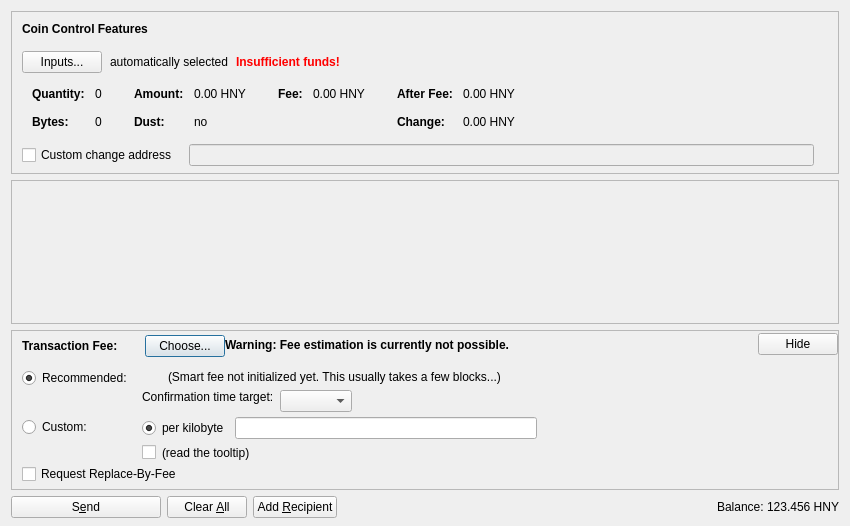
<?xml version="1.0" encoding="UTF-8"?>
<ui version="4.0">
 <class>SendCoinsDialog</class>
 <widget class="QDialog" name="SendCoinsDialog">
  <property name="geometry">
   <rect>
    <x>0</x>
    <y>0</y>
    <width>850</width>
    <height>526</height>
   </rect>
  </property>
  <property name="windowTitle">
   <string>Send Coins</string>
  </property>
  <layout class="QVBoxLayout" name="verticalLayout" stretch="0,1,0,0">
   <property name="bottomMargin">
    <number>8</number>
   </property>
   <item>
    <widget class="QFrame" name="frameCoinControl">
     <property name="sizePolicy">
      <sizepolicy hsizetype="Expanding" vsizetype="Expanding">
       <horstretch>0</horstretch>
       <verstretch>0</verstretch>
      </sizepolicy>
     </property>
     <property name="maximumSize">
      <size>
       <width>16777215</width>
       <height>16777215</height>
      </size>
     </property>
     <property name="frameShape">
      <enum>QFrame::StyledPanel</enum>
     </property>
     <property name="frameShadow">
      <enum>QFrame::Sunken</enum>
     </property>
     <layout class="QVBoxLayout" name="verticalLayoutCoinControl2">
      <property name="spacing">
       <number>0</number>
      </property>
      <property name="leftMargin">
       <number>0</number>
      </property>
      <property name="topMargin">
       <number>0</number>
      </property>
      <property name="rightMargin">
       <number>0</number>
      </property>
      <property name="bottomMargin">
       <number>6</number>
      </property>
      <item>
       <layout class="QVBoxLayout" name="verticalLayoutCoinControl" stretch="0,0,0,0,1">
        <property name="spacing">
         <number>0</number>
        </property>
        <property name="leftMargin">
         <number>10</number>
        </property>
        <property name="topMargin">
         <number>10</number>
        </property>
        <item>
         <layout class="QHBoxLayout" name="horizontalLayoutCoinControl1">
          <property name="bottomMargin">
           <number>15</number>
          </property>
          <item>
           <widget class="QLabel" name="labelCoinControlFeatures">
            <property name="sizePolicy">
             <sizepolicy hsizetype="Preferred" vsizetype="Maximum">
              <horstretch>0</horstretch>
              <verstretch>0</verstretch>
             </sizepolicy>
            </property>
            <property name="font">
             <font>
              <weight>75</weight>
              <bold>true</bold>
             </font>
            </property>
            <property name="styleSheet">
             <string notr="true">font-weight:bold;</string>
            </property>
            <property name="text">
             <string>Coin Control Features</string>
            </property>
           </widget>
          </item>
         </layout>
        </item>
        <item>
         <layout class="QHBoxLayout" name="horizontalLayoutCoinControl2" stretch="0,0,0,0">
          <property name="spacing">
           <number>8</number>
          </property>
          <property name="bottomMargin">
           <number>10</number>
          </property>
          <item>
           <widget class="QPushButton" name="pushButtonCoinControl">
            <property name="styleSheet">
             <string notr="true"/>
            </property>
            <property name="text">
             <string>Inputs...</string>
            </property>
            <property name="autoDefault">
             <bool>false</bool>
            </property>
           </widget>
          </item>
          <item>
           <widget class="QLabel" name="labelCoinControlAutomaticallySelected">
            <property name="text">
             <string>automatically selected</string>
            </property>
            <property name="margin">
             <number>5</number>
            </property>
           </widget>
          </item>
          <item>
           <widget class="QLabel" name="labelCoinControlInsuffFunds">
            <property name="font">
             <font>
              <weight>75</weight>
              <bold>true</bold>
             </font>
            </property>
            <property name="styleSheet">
             <string notr="true">color:red;font-weight:bold;</string>
            </property>
            <property name="text">
             <string>Insufficient funds!</string>
            </property>
            <property name="margin">
             <number>5</number>
            </property>
           </widget>
          </item>
          <item>
           <spacer name="horizontalSpacerCoinControl">
            <property name="orientation">
             <enum>Qt::Horizontal</enum>
            </property>
            <property name="sizeHint" stdset="0">
             <size>
              <width>40</width>
              <height>1</height>
             </size>
            </property>
           </spacer>
          </item>
         </layout>
        </item>
        <item>
         <widget class="QWidget" name="widgetCoinControl" native="true">
          <property name="sizePolicy">
           <sizepolicy hsizetype="Preferred" vsizetype="Preferred">
            <horstretch>0</horstretch>
            <verstretch>0</verstretch>
           </sizepolicy>
          </property>
          <property name="minimumSize">
           <size>
            <width>0</width>
            <height>0</height>
           </size>
          </property>
          <property name="styleSheet">
           <string notr="true"/>
          </property>
          <layout class="QHBoxLayout" name="horizontalLayoutCoinControl5">
           <property name="leftMargin">
            <number>0</number>
           </property>
           <property name="topMargin">
            <number>0</number>
           </property>
           <property name="rightMargin">
            <number>0</number>
           </property>
           <property name="bottomMargin">
            <number>0</number>
           </property>
           <item>
            <layout class="QHBoxLayout" name="horizontalLayoutCoinControl3" stretch="0,0,0,1">
             <property name="spacing">
              <number>20</number>
             </property>
             <property name="topMargin">
              <number>0</number>
             </property>
             <property name="bottomMargin">
              <number>10</number>
             </property>
             <item>
              <layout class="QFormLayout" name="formLayoutCoinControl1">
               <property name="horizontalSpacing">
                <number>10</number>
               </property>
               <property name="verticalSpacing">
                <number>14</number>
               </property>
               <property name="leftMargin">
                <number>10</number>
               </property>
               <property name="topMargin">
                <number>4</number>
               </property>
               <property name="rightMargin">
                <number>6</number>
               </property>
               <item row="0" column="0">
                <widget class="QLabel" name="labelCoinControlQuantityText">
                 <property name="font">
                  <font>
                   <weight>75</weight>
                   <bold>true</bold>
                  </font>
                 </property>
                 <property name="text">
                  <string>Quantity:</string>
                 </property>
                 <property name="margin">
                  <number>0</number>
                 </property>
                </widget>
               </item>
               <item row="0" column="1">
                <widget class="QLabel" name="labelCoinControlQuantity">
                 <property name="cursor">
                  <cursorShape>IBeamCursor</cursorShape>
                 </property>
                 <property name="contextMenuPolicy">
                  <enum>Qt::ActionsContextMenu</enum>
                 </property>
                 <property name="text">
                  <string notr="true">0</string>
                 </property>
                 <property name="margin">
                  <number>0</number>
                 </property>
                 <property name="textInteractionFlags">
                  <set>Qt::LinksAccessibleByMouse|Qt::TextSelectableByKeyboard|Qt::TextSelectableByMouse</set>
                 </property>
                </widget>
               </item>
               <item row="1" column="0">
                <widget class="QLabel" name="labelCoinControlBytesText">
                 <property name="font">
                  <font>
                   <weight>75</weight>
                   <bold>true</bold>
                  </font>
                 </property>
                 <property name="text">
                  <string>Bytes:</string>
                 </property>
                </widget>
               </item>
               <item row="1" column="1">
                <widget class="QLabel" name="labelCoinControlBytes">
                 <property name="cursor">
                  <cursorShape>IBeamCursor</cursorShape>
                 </property>
                 <property name="contextMenuPolicy">
                  <enum>Qt::ActionsContextMenu</enum>
                 </property>
                 <property name="text">
                  <string notr="true">0</string>
                 </property>
                 <property name="textInteractionFlags">
                  <set>Qt::LinksAccessibleByMouse|Qt::TextSelectableByKeyboard|Qt::TextSelectableByMouse</set>
                 </property>
                </widget>
               </item>
              </layout>
             </item>
             <item>
              <layout class="QFormLayout" name="formLayoutCoinControl2">
               <property name="horizontalSpacing">
                <number>10</number>
               </property>
               <property name="verticalSpacing">
                <number>14</number>
               </property>
               <property name="leftMargin">
                <number>6</number>
               </property>
               <property name="topMargin">
                <number>4</number>
               </property>
               <property name="rightMargin">
                <number>6</number>
               </property>
               <item row="0" column="0">
                <widget class="QLabel" name="labelCoinControlAmountText">
                 <property name="font">
                  <font>
                   <weight>75</weight>
                   <bold>true</bold>
                  </font>
                 </property>
                 <property name="text">
                  <string>Amount:</string>
                 </property>
                 <property name="margin">
                  <number>0</number>
                 </property>
                </widget>
               </item>
               <item row="0" column="1">
                <widget class="QLabel" name="labelCoinControlAmount">
                 <property name="cursor">
                  <cursorShape>IBeamCursor</cursorShape>
                 </property>
                 <property name="contextMenuPolicy">
                  <enum>Qt::ActionsContextMenu</enum>
                 </property>
                 <property name="text">
                  <string notr="true">0.00 HNY</string>
                 </property>
                 <property name="textInteractionFlags">
                  <set>Qt::LinksAccessibleByMouse|Qt::TextSelectableByKeyboard|Qt::TextSelectableByMouse</set>
                 </property>
                </widget>
               </item>
               <item row="1" column="0">
                <widget class="QLabel" name="labelCoinControlLowOutputText">
                 <property name="font">
                  <font>
                   <weight>75</weight>
                   <bold>true</bold>
                  </font>
                 </property>
                 <property name="text">
                  <string>Dust:</string>
                 </property>
                </widget>
               </item>
               <item row="1" column="1">
                <widget class="QLabel" name="labelCoinControlLowOutput">
                 <property name="cursor">
                  <cursorShape>IBeamCursor</cursorShape>
                 </property>
                 <property name="contextMenuPolicy">
                  <enum>Qt::ActionsContextMenu</enum>
                 </property>
                 <property name="text">
                  <string notr="true">no</string>
                 </property>
                 <property name="textInteractionFlags">
                  <set>Qt::LinksAccessibleByMouse|Qt::TextSelectableByKeyboard|Qt::TextSelectableByMouse</set>
                 </property>
                </widget>
               </item>
              </layout>
             </item>
             <item>
              <layout class="QFormLayout" name="formLayoutCoinControl3">
               <property name="horizontalSpacing">
                <number>10</number>
               </property>
               <property name="verticalSpacing">
                <number>14</number>
               </property>
               <property name="leftMargin">
                <number>6</number>
               </property>
               <property name="topMargin">
                <number>4</number>
               </property>
               <property name="rightMargin">
                <number>6</number>
               </property>
               <item row="0" column="0">
                <widget class="QLabel" name="labelCoinControlFeeText">
                 <property name="font">
                  <font>
                   <weight>75</weight>
                   <bold>true</bold>
                  </font>
                 </property>
                 <property name="text">
                  <string>Fee:</string>
                 </property>
                 <property name="margin">
                  <number>0</number>
                 </property>
                </widget>
               </item>
               <item row="0" column="1">
                <widget class="QLabel" name="labelCoinControlFee">
                 <property name="cursor">
                  <cursorShape>IBeamCursor</cursorShape>
                 </property>
                 <property name="contextMenuPolicy">
                  <enum>Qt::ActionsContextMenu</enum>
                 </property>
                 <property name="text">
                  <string notr="true">0.00 HNY</string>
                 </property>
                 <property name="textInteractionFlags">
                  <set>Qt::LinksAccessibleByMouse|Qt::TextSelectableByKeyboard|Qt::TextSelectableByMouse</set>
                 </property>
                </widget>
               </item>
              </layout>
             </item>
             <item>
              <layout class="QFormLayout" name="formLayoutCoinControl4">
               <property name="horizontalSpacing">
                <number>10</number>
               </property>
               <property name="verticalSpacing">
                <number>14</number>
               </property>
               <property name="leftMargin">
                <number>6</number>
               </property>
               <property name="topMargin">
                <number>4</number>
               </property>
               <property name="rightMargin">
                <number>6</number>
               </property>
               <item row="0" column="0">
                <widget class="QLabel" name="labelCoinControlAfterFeeText">
                 <property name="font">
                  <font>
                   <weight>75</weight>
                   <bold>true</bold>
                  </font>
                 </property>
                 <property name="text">
                  <string>After Fee:</string>
                 </property>
                 <property name="margin">
                  <number>0</number>
                 </property>
                </widget>
               </item>
               <item row="0" column="1">
                <widget class="QLabel" name="labelCoinControlAfterFee">
                 <property name="cursor">
                  <cursorShape>IBeamCursor</cursorShape>
                 </property>
                 <property name="contextMenuPolicy">
                  <enum>Qt::ActionsContextMenu</enum>
                 </property>
                 <property name="text">
                  <string notr="true">0.00 HNY</string>
                 </property>
                 <property name="textInteractionFlags">
                  <set>Qt::LinksAccessibleByMouse|Qt::TextSelectableByKeyboard|Qt::TextSelectableByMouse</set>
                 </property>
                </widget>
               </item>
               <item row="1" column="0">
                <widget class="QLabel" name="labelCoinControlChangeText">
                 <property name="font">
                  <font>
                   <weight>75</weight>
                   <bold>true</bold>
                  </font>
                 </property>
                 <property name="text">
                  <string>Change:</string>
                 </property>
                </widget>
               </item>
               <item row="1" column="1">
                <widget class="QLabel" name="labelCoinControlChange">
                 <property name="cursor">
                  <cursorShape>IBeamCursor</cursorShape>
                 </property>
                 <property name="contextMenuPolicy">
                  <enum>Qt::ActionsContextMenu</enum>
                 </property>
                 <property name="text">
                  <string notr="true">0.00 HNY</string>
                 </property>
                 <property name="textInteractionFlags">
                  <set>Qt::LinksAccessibleByMouse|Qt::TextSelectableByKeyboard|Qt::TextSelectableByMouse</set>
                 </property>
                </widget>
               </item>
              </layout>
             </item>
            </layout>
           </item>
          </layout>
         </widget>
        </item>
        <item>
         <layout class="QHBoxLayout" name="horizontalLayoutCoinControl4" stretch="0,0,0">
          <property name="spacing">
           <number>12</number>
          </property>
          <property name="sizeConstraint">
           <enum>QLayout::SetDefaultConstraint</enum>
          </property>
          <property name="topMargin">
           <number>5</number>
          </property>
          <property name="rightMargin">
           <number>5</number>
          </property>
          <item>
           <widget class="QCheckBox" name="checkBoxCoinControlChange">
            <property name="toolTip">
             <string>If this is activated, but the change address is empty or invalid, change will be sent to a newly generated address.</string>
            </property>
            <property name="text">
             <string>Custom change address</string>
            </property>
           </widget>
          </item>
          <item>
           <widget class="QValidatedLineEdit" name="lineEditCoinControlChange">
            <property name="enabled">
             <bool>false</bool>
            </property>
            <property name="sizePolicy">
             <sizepolicy hsizetype="Expanding" vsizetype="Fixed">
              <horstretch>0</horstretch>
              <verstretch>0</verstretch>
             </sizepolicy>
            </property>
           </widget>
          </item>
          <item>
           <widget class="QLabel" name="labelCoinControlChangeLabel">
            <property name="sizePolicy">
             <sizepolicy hsizetype="Preferred" vsizetype="Expanding">
              <horstretch>0</horstretch>
              <verstretch>0</verstretch>
             </sizepolicy>
            </property>
            <property name="minimumSize">
             <size>
              <width>0</width>
              <height>0</height>
             </size>
            </property>
            <property name="text">
             <string/>
            </property>
            <property name="margin">
             <number>3</number>
            </property>
           </widget>
          </item>
         </layout>
        </item>
        <item>
         <spacer name="verticalSpacerCoinControl">
          <property name="orientation">
           <enum>Qt::Vertical</enum>
          </property>
          <property name="sizeHint" stdset="0">
           <size>
            <width>800</width>
            <height>1</height>
           </size>
          </property>
         </spacer>
        </item>
       </layout>
      </item>
     </layout>
    </widget>
   </item>
   <item>
    <widget class="QScrollArea" name="scrollArea">
     <property name="widgetResizable">
      <bool>true</bool>
     </property>
     <widget class="QWidget" name="scrollAreaWidgetContents">
      <property name="geometry">
       <rect>
        <x>0</x>
        <y>0</y>
        <width>830</width>
        <height>104</height>
       </rect>
      </property>
      <layout class="QVBoxLayout" name="verticalLayout_2" stretch="0,1">
       <property name="leftMargin">
        <number>0</number>
       </property>
       <property name="topMargin">
        <number>0</number>
       </property>
       <property name="rightMargin">
        <number>0</number>
       </property>
       <property name="bottomMargin">
        <number>0</number>
       </property>
       <item>
        <layout class="QVBoxLayout" name="entries">
         <property name="spacing">
          <number>6</number>
         </property>
        </layout>
       </item>
       <item>
        <spacer name="verticalSpacer">
         <property name="orientation">
          <enum>Qt::Vertical</enum>
         </property>
         <property name="sizeHint" stdset="0">
          <size>
           <width>20</width>
           <height>40</height>
          </size>
         </property>
        </spacer>
       </item>
      </layout>
     </widget>
    </widget>
   </item>
   <item>
    <widget class="QFrame" name="frameFee">
     <property name="sizePolicy">
      <sizepolicy hsizetype="Expanding" vsizetype="Expanding">
       <horstretch>0</horstretch>
       <verstretch>0</verstretch>
      </sizepolicy>
     </property>
     <property name="maximumSize">
      <size>
       <width>16777215</width>
       <height>16777215</height>
      </size>
     </property>
     <property name="frameShape">
      <enum>QFrame::StyledPanel</enum>
     </property>
     <property name="frameShadow">
      <enum>QFrame::Sunken</enum>
     </property>
     <layout class="QVBoxLayout" name="verticalLayoutFee1">
      <property name="spacing">
       <number>0</number>
      </property>
      <property name="leftMargin">
       <number>0</number>
      </property>
      <property name="topMargin">
       <number>0</number>
      </property>
      <property name="rightMargin">
       <number>0</number>
      </property>
      <property name="bottomMargin">
       <number>0</number>
      </property>
      <item>
       <layout class="QVBoxLayout" name="verticalLayoutFee2" stretch="0,0,0">
        <property name="spacing">
         <number>0</number>
        </property>
        <property name="leftMargin">
         <number>10</number>
        </property>
        <property name="topMargin">
         <number>0</number>
        </property>
        <item>
         <layout class="QHBoxLayout" name="horizontalLayoutFee1">
          <property name="bottomMargin">
           <number>0</number>
          </property>
          <item>
           <layout class="QVBoxLayout" name="verticalLayoutFee7">
            <property name="spacing">
             <number>0</number>
            </property>
            <item>
             <spacer name="verticalSpacerSmartFee">
              <property name="orientation">
               <enum>Qt::Vertical</enum>
              </property>
              <property name="sizeType">
               <enum>QSizePolicy::Fixed</enum>
              </property>
              <property name="sizeHint" stdset="0">
               <size>
                <width>1</width>
                <height>4</height>
               </size>
              </property>
             </spacer>
            </item>
            <item>
             <layout class="QHBoxLayout" name="horizontalLayoutSmartFee">
              <property name="spacing">
               <number>10</number>
              </property>
              <item>
               <widget class="QLabel" name="labelFeeHeadline">
                <property name="sizePolicy">
                 <sizepolicy hsizetype="Preferred" vsizetype="Maximum">
                  <horstretch>0</horstretch>
                  <verstretch>0</verstretch>
                 </sizepolicy>
                </property>
                <property name="font">
                 <font>
                  <weight>75</weight>
                  <bold>true</bold>
                 </font>
                </property>
                <property name="styleSheet">
                 <string notr="true">font-weight:bold;</string>
                </property>
                <property name="text">
                 <string>Transaction Fee:</string>
                </property>
               </widget>
              </item>
              <item>
               <widget class="QLabel" name="labelFeeMinimized">
                <property name="text">
                 <string/>
                </property>
               </widget>
              </item>
              <item>
               <widget class="QPushButton" name="buttonChooseFee">
                <property name="text">
                 <string>Choose...</string>
                </property>
               </widget>
              </item>
             </layout>
            </item>
            <item>
             <spacer name="verticalSpacer_5">
              <property name="orientation">
               <enum>Qt::Vertical</enum>
              </property>
              <property name="sizeHint" stdset="0">
               <size>
                <width>1</width>
                <height>1</height>
               </size>
              </property>
             </spacer>
            </item>
           </layout>
          </item>
          <item>
           <widget class="QLabel" name="fallbackFeeWarningLabel">
            <property name="toolTip">
             <string>Using the fallbackfee can result in sending a transaction that will take several hours or days (or never) to confirm. Consider choosing your fee manually or wait until you have validated the complete chain.</string>
            </property>
            <property name="font">
            <font>
                <weight>75</weight>
                <bold>true</bold>
            </font>
            </property>
            <property name="text">
             <string>Warning: Fee estimation is currently not possible.</string>
            </property>
            <property name="wordWrap">
             <bool>false</bool>
            </property>
           </widget>
          </item>
          <item>
           <spacer name="horizontalSpacer_4">
            <property name="orientation">
             <enum>Qt::Horizontal</enum>
            </property>
            <property name="sizeType">
             <enum>QSizePolicy::MinimumExpanding</enum>
            </property>
            <property name="sizeHint" stdset="0">
             <size>
              <width>40</width>
              <height>20</height>
             </size>
            </property>
           </spacer>
          </item>
          <item>
           <widget class="QPushButton" name="buttonMinimizeFee">
            <property name="toolTip">
             <string>collapse fee-settings</string>
            </property>
            <property name="text">
             <string>Hide</string>
            </property>
           </widget>
          </item>
         </layout>
        </item>
        <item>
         <widget class="QFrame" name="frameFeeSelection">
          <layout class="QVBoxLayout" name="verticalLayoutFee12">
           <property name="spacing">
            <number>0</number>
           </property>
           <property name="leftMargin">
            <number>0</number>
           </property>
           <property name="topMargin">
            <number>0</number>
           </property>
           <property name="rightMargin">
            <number>0</number>
           </property>
           <property name="bottomMargin">
            <number>0</number>
           </property>
           <item>
            <layout class="QGridLayout" name="gridLayoutFee">
             <property name="topMargin">
              <number>10</number>
             </property>
             <property name="bottomMargin">
              <number>4</number>
             </property>
             <property name="horizontalSpacing">
              <number>10</number>
             </property>
             <property name="verticalSpacing">
              <number>4</number>
             </property>
             <item row="1" column="1">
              <layout class="QVBoxLayout" name="verticalLayoutFee8">
               <property name="spacing">
                <number>6</number>
               </property>
               <item>
                <layout class="QHBoxLayout" name="horizontalLayoutFee13">
                 <item>
                  <widget class="QRadioButton" name="radioCustomPerKilobyte">
                   <property name="toolTip">
                    <string>If the custom fee is set to 1000 satoshis and the transaction is only 250 bytes, then &quot;per kilobyte&quot; only pays 250 satoshis in fee, while &quot;total at least&quot; pays 1000 satoshis. For transactions bigger than a kilobyte both pay by kilobyte.</string>
                   </property>
                   <property name="text">
                    <string>per kilobyte</string>
                   </property>
                   <property name="checked">
                    <bool>true</bool>
                   </property>
                   <attribute name="buttonGroup">
                    <string notr="true">groupCustomFee</string>
                   </attribute>
                  </widget>
                 </item>
                 <item>
                  <widget class="BitcoinAmountField" name="customFee"/>
                 </item>
                 <item>
                  <spacer name="horizontalSpacer_6">
                   <property name="orientation">
                    <enum>Qt::Horizontal</enum>
                   </property>
                   <property name="sizeHint" stdset="0">
                    <size>
                     <width>1</width>
                     <height>1</height>
                    </size>
                   </property>
                  </spacer>
                 </item>
                </layout>
               </item>
               <item>
                <layout class="QHBoxLayout" name="horizontalLayoutFee8">
                 <item>
                  <widget class="QCheckBox" name="checkBoxMinimumFee">
                   <property name="toolTip">
                    <string>Paying only the minimum fee is just fine as long as there is less transaction volume than space in the blocks. But be aware that this can end up in a never confirming transaction once there is more demand for honeycomb transactions than the network can process.</string>
                   </property>
                   <property name="text">
                    <string/>
                   </property>
                  </widget>
                 </item>
                 <item>
                  <widget class="QLabel" name="labelMinFeeWarning">
                   <property name="enabled">
                    <bool>true</bool>
                   </property>
                   <property name="toolTip">
                    <string>Paying only the minimum fee is just fine as long as there is less transaction volume than space in the blocks. But be aware that this can end up in a never confirming transaction once there is more demand for honeycomb transactions than the network can process.</string>
                   </property>
                   <property name="text">
                    <string>(read the tooltip)</string>
                   </property>
                   <property name="margin">
                    <number>5</number>
                   </property>
                  </widget>
                 </item>
                 <item>
                  <spacer name="horizontalSpacer_2">
                   <property name="orientation">
                    <enum>Qt::Horizontal</enum>
                   </property>
                   <property name="sizeHint" stdset="0">
                    <size>
                     <width>1</width>
                     <height>1</height>
                    </size>
                   </property>
                  </spacer>
                 </item>
                </layout>
               </item>
              </layout>
             </item>
             <item row="0" column="0">
              <layout class="QVBoxLayout" name="verticalLayoutFee4" stretch="0,1">
               <item>
                <widget class="QRadioButton" name="radioSmartFee">
                 <property name="text">
                  <string>Recommended:</string>
                 </property>
                 <property name="checked">
                  <bool>true</bool>
                 </property>
                 <attribute name="buttonGroup">
                  <string notr="true">groupFee</string>
                 </attribute>
                </widget>
               </item>
               <item>
                <spacer name="verticalSpacer_2">
                 <property name="orientation">
                  <enum>Qt::Vertical</enum>
                 </property>
                 <property name="sizeHint" stdset="0">
                  <size>
                   <width>1</width>
                   <height>1</height>
                  </size>
                 </property>
                </spacer>
               </item>
              </layout>
             </item>
             <item row="1" column="0">
              <layout class="QVBoxLayout" name="verticalLayoutFee9" stretch="0,1">
               <item>
                <widget class="QRadioButton" name="radioCustomFee">
                 <property name="text">
                  <string>Custom:</string>
                 </property>
                 <attribute name="buttonGroup">
                  <string notr="true">groupFee</string>
                 </attribute>
                </widget>
               </item>
               <item>
                <spacer name="verticalSpacer_6">
                 <property name="orientation">
                  <enum>Qt::Vertical</enum>
                 </property>
                 <property name="sizeHint" stdset="0">
                  <size>
                   <width>1</width>
                   <height>1</height>
                  </size>
                 </property>
                </spacer>
               </item>
              </layout>
             </item>
             <item row="0" column="1">
              <layout class="QVBoxLayout" name="verticalLayoutFee3" stretch="0,0,1">
               <property name="spacing">
                <number>6</number>
               </property>
               <property name="topMargin">
                <number>2</number>
               </property>
               <item>
                <layout class="QHBoxLayout" name="horizontalLayoutFee12">
                 <item>
                  <widget class="QLabel" name="labelSmartFee">
                   <property name="text">
                    <string/>
                   </property>
                   <property name="margin">
                    <number>2</number>
                   </property>
                  </widget>
                 </item>
                 <item>
                  <widget class="QLabel" name="labelFeeEstimation">
                   <property name="text">
                    <string/>
                   </property>
                  </widget>
                 </item>
                 <item>
                  <widget class="QLabel" name="labelSmartFee2">
                   <property name="text">
                    <string>(Smart fee not initialized yet. This usually takes a few blocks...)</string>
                   </property>
                   <property name="margin">
                    <number>2</number>
                   </property>
                  </widget>
                 </item>
                 <item>
                  <spacer name="horizontalSpacer_5">
                   <property name="orientation">
                    <enum>Qt::Horizontal</enum>
                   </property>
                   <property name="sizeHint" stdset="0">
                    <size>
                     <width>1</width>
                     <height>1</height>
                    </size>
                   </property>
                  </spacer>
                 </item>
                </layout>
               </item>
               <item>
                <layout class="QHBoxLayout" name="horizontalLayoutFee9">
                 <item>
                  <layout class="QVBoxLayout" name="verticalLayoutFee6">
                   <item>
                    <widget class="QLabel" name="labelSmartFee3">
                     <property name="text">
                      <string>Confirmation time target:</string>
                     </property>
                     <property name="margin">
                      <number>2</number>
                     </property>
                    </widget>
                   </item>
                   <item>
                    <spacer name="verticalSpacer_3">
                     <property name="orientation">
                      <enum>Qt::Vertical</enum>
                     </property>
                     <property name="sizeHint" stdset="0">
                      <size>
                       <width>1</width>
                       <height>1</height>
                      </size>
                     </property>
                    </spacer>
                   </item>
                  </layout>
                 </item>
                 <item>
                  <layout class="QVBoxLayout" name="verticalLayoutFee5">
                   <property name="rightMargin">
                    <number>30</number>
                   </property>
                   <item>
                    <layout class="QHBoxLayout" name="horizontalLayoutConfTarget">
                     <property name="bottomMargin">
                      <number>0</number>
                     </property>
                     <item>
                      <widget class="QComboBox" name="confTargetSelector"/>
                     </item>
                     <item>
                      <spacer name="horizontalSpacerConfTarget">
                       <property name="orientation">
                        <enum>Qt::Horizontal</enum>
                       </property>
                       <property name="sizeHint" stdset="0">
                        <size>
                         <width>40</width>
                         <height>20</height>
                        </size>
                       </property>
                      </spacer>
                     </item>
                    </layout>
                   </item>
                  </layout>
                 </item>
                </layout>
               </item>
               <item>
                <spacer name="verticalSpacer_4">
                 <property name="orientation">
                  <enum>Qt::Vertical</enum>
                 </property>
                 <property name="sizeHint" stdset="0">
                  <size>
                   <width>1</width>
                   <height>1</height>
                  </size>
                 </property>
                </spacer>
               </item>
              </layout>
             </item>
            </layout>
           </item>
           <item>
            <widget class="QCheckBox" name="optInRBF">
             <property name="text">
              <string>Request Replace-By-Fee</string>
             </property>
             <property name="toolTip">
              <string>Indicates that the sender may wish to replace this transaction with a new one paying higher fees (prior to being confirmed).</string>
             </property>
            </widget>
           </item>
          </layout>
         </widget>
        </item>
        <item>
         <spacer name="verticalSpacerFee">
          <property name="orientation">
           <enum>Qt::Vertical</enum>
          </property>
          <property name="sizeHint" stdset="0">
           <size>
            <width>40</width>
            <height>5</height>
           </size>
          </property>
         </spacer>
        </item>
       </layout>
      </item>
     </layout>
    </widget>
   </item>
   <item>
    <layout class="QHBoxLayout" name="horizontalLayout">
     <item>
      <widget class="QPushButton" name="sendButton">
       <property name="minimumSize">
        <size>
         <width>150</width>
         <height>0</height>
        </size>
       </property>
       <property name="toolTip">
        <string>Confirm the send action</string>
       </property>
       <property name="text">
        <string>S&amp;end</string>
       </property>
       <property name="icon">
        <iconset resource="../bitcoin.qrc">
         <normaloff>:/icons/send</normaloff>:/icons/send</iconset>
       </property>
       <property name="autoDefault">
        <bool>false</bool>
       </property>
       <property name="default">
        <bool>false</bool>
       </property>
      </widget>
     </item>
     <item>
      <widget class="QPushButton" name="clearButton">
       <property name="sizePolicy">
        <sizepolicy hsizetype="Minimum" vsizetype="Fixed">
         <horstretch>0</horstretch>
         <verstretch>0</verstretch>
        </sizepolicy>
       </property>
       <property name="toolTip">
        <string>Clear all fields of the form.</string>
       </property>
       <property name="text">
        <string>Clear &amp;All</string>
       </property>
       <property name="icon">
        <iconset resource="../bitcoin.qrc">
         <normaloff>:/icons/remove</normaloff>:/icons/remove</iconset>
       </property>
       <property name="autoDefault">
        <bool>false</bool>
       </property>
      </widget>
     </item>
     <item>
      <widget class="QPushButton" name="addButton">
       <property name="toolTip">
        <string>Send to multiple recipients at once</string>
       </property>
       <property name="text">
        <string>Add &amp;Recipient</string>
       </property>
       <property name="icon">
        <iconset resource="../bitcoin.qrc">
         <normaloff>:/icons/add</normaloff>:/icons/add</iconset>
       </property>
       <property name="autoDefault">
        <bool>false</bool>
       </property>
      </widget>
     </item>
     <item>
      <spacer name="horizontalSpacer">
       <property name="orientation">
        <enum>Qt::Horizontal</enum>
       </property>
       <property name="sizeHint" stdset="0">
        <size>
         <width>40</width>
         <height>20</height>
        </size>
       </property>
      </spacer>
     </item>
     <item>
      <layout class="QHBoxLayout" name="horizontalLayout_2">
       <property name="spacing">
        <number>3</number>
       </property>
       <item>
        <widget class="QLabel" name="label">
         <property name="sizePolicy">
          <sizepolicy hsizetype="Preferred" vsizetype="Fixed">
           <horstretch>0</horstretch>
           <verstretch>0</verstretch>
          </sizepolicy>
         </property>
         <property name="text">
          <string>Balance:</string>
         </property>
        </widget>
       </item>
       <item>
        <widget class="QLabel" name="labelBalance">
         <property name="sizePolicy">
          <sizepolicy hsizetype="Preferred" vsizetype="Fixed">
           <horstretch>0</horstretch>
           <verstretch>0</verstretch>
          </sizepolicy>
         </property>
         <property name="cursor">
          <cursorShape>IBeamCursor</cursorShape>
         </property>
         <property name="text">
          <string notr="true">123.456 HNY</string>
         </property>
         <property name="textInteractionFlags">
          <set>Qt::LinksAccessibleByMouse|Qt::TextSelectableByKeyboard|Qt::TextSelectableByMouse</set>
         </property>
        </widget>
       </item>
      </layout>
     </item>
    </layout>
   </item>
  </layout>
 </widget>
 <customwidgets>
  <customwidget>
   <class>QValidatedLineEdit</class>
   <extends>QLineEdit</extends>
   <header>qvalidatedlineedit.h</header>
  </customwidget>
  <customwidget>
   <class>BitcoinAmountField</class>
   <extends>QLineEdit</extends>
   <header>bitcoinamountfield.h</header>
   <container>1</container>
  </customwidget>
 </customwidgets>
 <resources>
  <include location="../bitcoin.qrc"/>
 </resources>
 <connections/>
 <buttongroups>
  <buttongroup name="groupFee"/>
  <buttongroup name="groupCustomFee"/>
 </buttongroups>
</ui>
